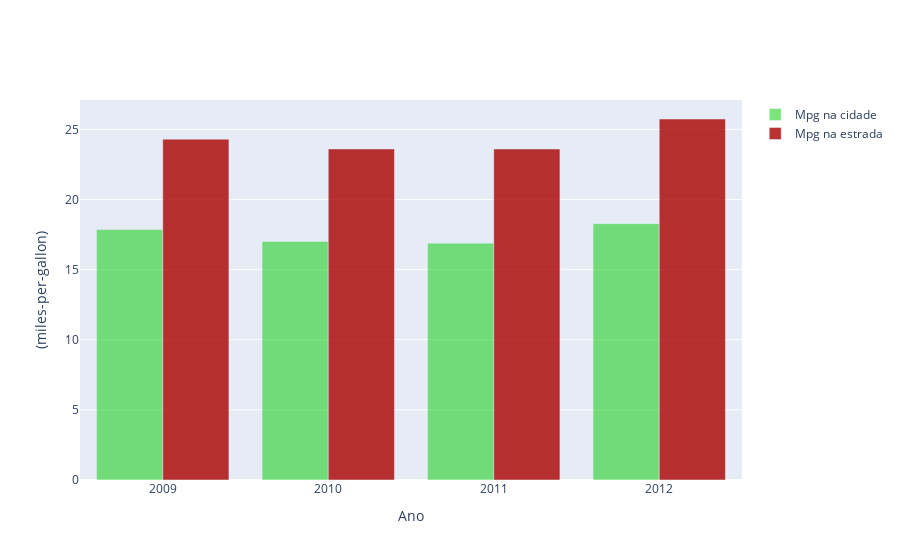

Notebook code cell kept with this figure:
### Code cell
import plotly.offline as py
import plotly.graph_objs as go
py.init_notebook_mode(connected=True)

city = go.Bar(x = np.sort(df["Year"].unique()),
                    y = df.groupby(["Year"]).mean()["City mpg"],
                    name = "Mpg na cidade",
                    marker = {'color': '#00cc00'},
                    opacity = .5)

highway = go.Bar(x = np.sort(df["Year"].unique()),
                     y = df.groupby("Year").mean()["Highway mpg"],
                     name = "Mpg na estrada",
                     marker = {'color': '#AA0000'},
                     opacity = .8)

data = [city, highway]

# Criando Layout
layout = go.Layout(title='',
                   yaxis={'title':'(miles-per-gallon)'},
                   xaxis={'title': 'Ano'})

# Criando figura que será exibida
fig = go.Figure(data=data, layout=layout)

# Exibindo figura/gráfico
py.iplot(fig)
#fig.show(renderer="colab")

### Figure 1 — Plotly figure (JSON) as saved in the notebook; plotly's stock layout.template omitted (floating-point values rounded to 4 significant figures)
{"data": [{"marker": {"color": "#00cc00"}, "name": "Mpg na cidade", "opacity": 0.5, "type": "bar", "x": [2009, 2010, 2011, 2012], "y": [17.86, 17.01, 16.89, 18.28]}, {"marker": {"color": "#AA0000"}, "name": "Mpg na estrada", "opacity": 0.8, "type": "bar", "x": [2009, 2010, 2011, 2012], "y": [24.31, 23.61, 23.6, 25.74]}], "layout": {"title": {"text": ""}, "xaxis": {"title": {"text": "Ano"}}, "yaxis": {"title": {"text": "(miles-per-gallon)"}}}}
